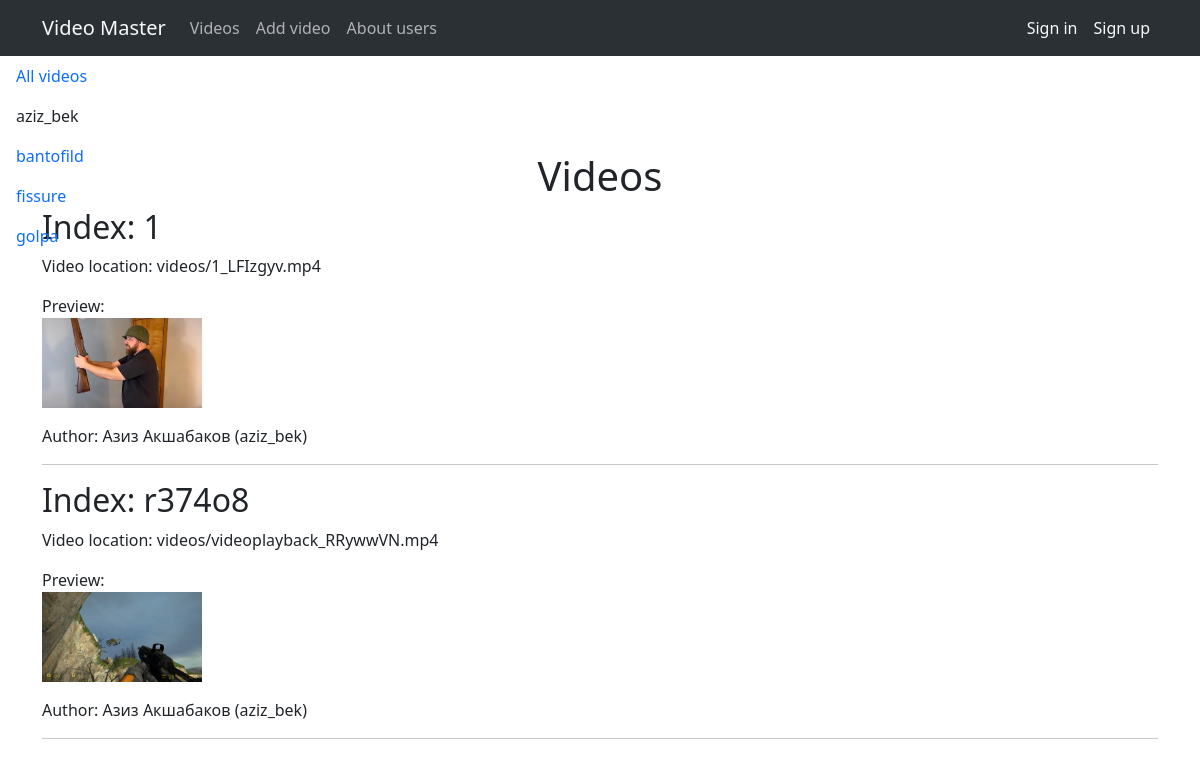
Page /videos/1 on the committed database.
### mainapp/models.py (models this page shows, shortened)
class User(models.Model):
    login = models.CharField(max_length=255, verbose_name='Логин')
    slug = models.SlugField(max_length=255, unique=True, db_index=True, verbose_name='URL')
    first_name = models.CharField(max_length=255, verbose_name='Имя')
    last_name = models.CharField(max_length=255, verbose_name='Фамилия')
    password = models.CharField(max_length=255)
    icon = models.ImageField(upload_to='icons/', verbose_name='Аватар')
    class Meta:
        verbose_name = 'Пользователь/автор'
        verbose_name_plural = 'Пользователи/авторы'
        ordering = ['login', 'last_name', 'first_name']

class Video(models.Model):
    index = models.CharField(max_length=255, verbose_name='Индекс')
    slug = models.SlugField(max_length=255, unique=True, db_index=True, verbose_name='URL')
    name = models.CharField(max_length=255, verbose_name='Название')
    video = models.FileField(upload_to='videos/', null=True, validators=[FileExtensionValidator(allowed_extensions=['mov','avi','mp4','webm','mkv'])], verbose_name='Видео')
    preview = models.ImageField(upload_to='previews/', verbose_name='Превьюшка')
    user_id = models.ForeignKey(User, on_delete=models.DO_NOTHING, verbose_name='Автор')
    class Meta:
        verbose_name = 'Видео'
        verbose_name_plural = 'Видео'

### mainapp/views.py (the view)
# urls.py: path('videos/<int:user_id>', userVideos, name='user-videos'),
def userVideos(request, user_id):
    context = {
        'user_selected': user_id
    }
    return render(request, 'mainapp/videos.html', context=context)

### mainapp/templatetags/mainapp_tags.py (called while the page is built)
@register.simple_tag()
def get_users(filter=None):
    if not filter:
        return User.objects.all()
    else:
        return User.objects.filter(pk=filter)

@register.inclusion_tag('mainapp/tags/list_users_videos.html')
def show_users_videos(sort=None, user_selected=0):
    if not sort:
        users = User.objects.all()
    else:
        users = User.objects.order_by(sort)
    return {"users": users, 'user_selected': user_selected}

@register.inclusion_tag('mainapp/tags/list_videos.html')
def show_videos(user_selected=0):
    if user_selected == 0:
        videos = Video.objects.all()
    else:
        videos = Video.objects.filter(user_id=user_selected)
    return {"videos": videos}

### mainapp/templates/mainapp/videos.html
{% extends 'mainapp/base.html' %}
{% load mainapp_tags %}
{% block content %}
    <h1 class="text-center mt-5 pt-5">Videos</h1>
    <ul class="nav flex-column" style="position: absolute; top: 56px; left: 0px;">
        {% if user_selected == 0 %}
            <li class="nav-item nav-link text-dark">
                All videos
            </li>
        {% else %}
            <li class="nav-item">
                <a class="nav-link active" aria-current="page" href="{% url 'videos' %}">All videos</a>
            </li>
        {% endif %}
        {% show_users_videos 'login' user_selected %}
    </ul>
    {% show_videos user_selected %}
{% endblock %}

### mainapp/templates/mainapp/tags/list_users_videos.html
{% for user in users %}
    {% if user_selected == user.id %}
        <li class="nav-item nav-link text-dark">
            {{ user.login }}
        </li>
    {% else %}
        <li class="nav-item">
            <a class="nav-link active" aria-current="page" href="{% url 'user-videos' user.pk %}">{{ user.login }}</a>
        </li>
    {% endif %}
{% endfor %}

### mainapp/templates/mainapp/tags/list_videos.html
{% for video in videos %}
    <h2>Index: {{ video.index }}</h2>
    <p>Video location: {{ video.video }}</p>
    <div>Preview:</div>
    <p><img src="/media/{{ video.preview }}" alt="" width="160px" height="90px"></p>
    <p>Author: {{ video.user_id.first_name }} {{ video.user_id.last_name }} ({{ video.user_id.login }})</p>
    <hr>
{% endfor %}

### rows in the picture
User: login "aziz_bek"
User: login "bantofild"
User: login "fissure"
User: login "golpa"
Video: index "1", video "videos/1_LFIzgyv.mp4", preview (picture), user_id.first_name "Азиз", user_id.last_name "Акшабаков", user_id.login "aziz_bek"
Video: index "r374o8", video "videos/videoplayback_RRywwVN.mp4", preview (picture), user_id.first_name "Азиз", user_id.last_name "Акшабаков", user_id.login "aziz_bek"
